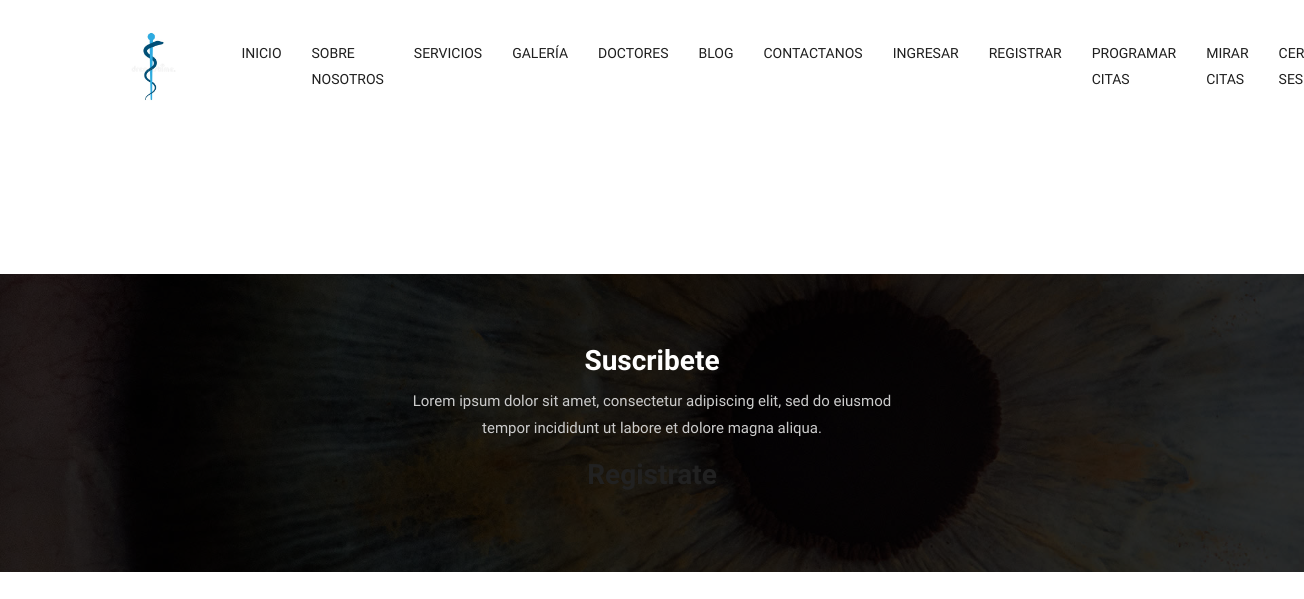
Page /citas (signed in) on the earlier database version.
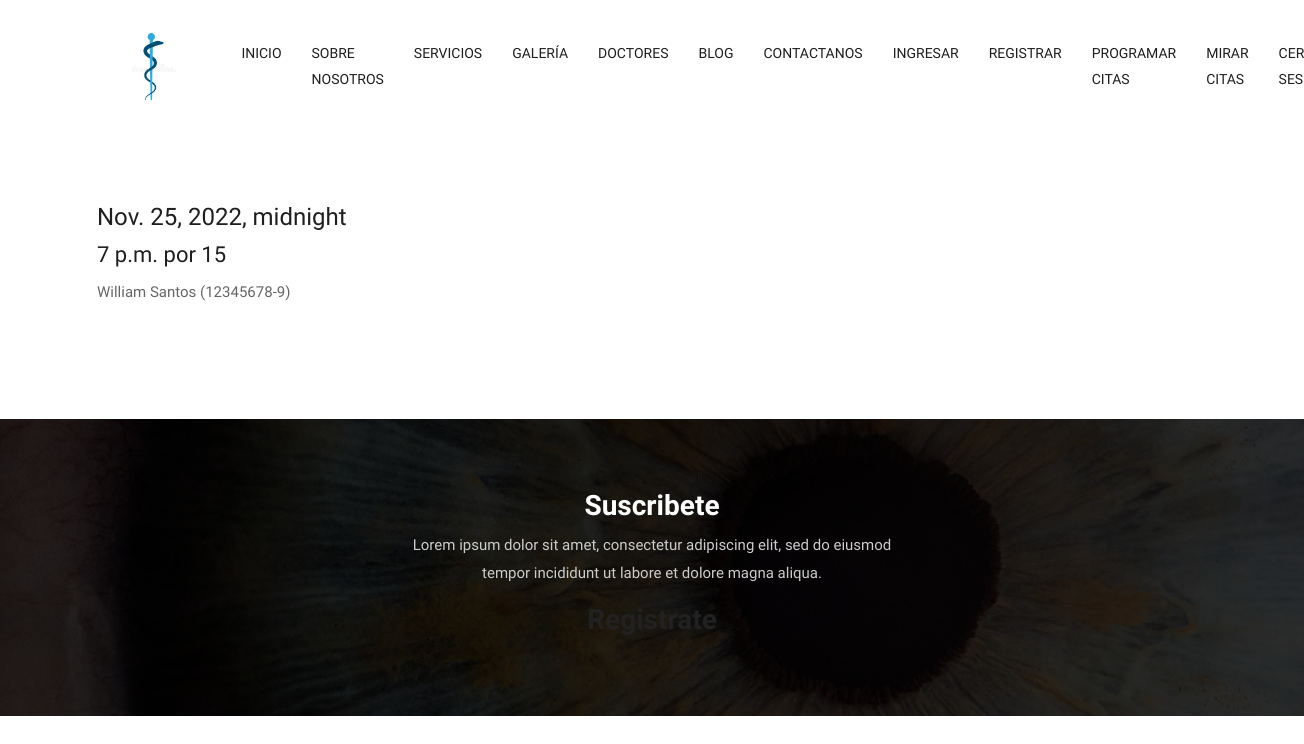
Same page on the later database version.
### appMedica/models.py (models this page shows, shortened)
class Cita(models.Model):
    fechaCita = models.DateTimeField(verbose_name="fecha de la cita")
    horaInicioCita = models.TimeField(default=0, verbose_name="hora de la cita")
    duracionCita = models.IntegerField(default=0, verbose_name="duracion aproximada de la cita")
    pacienteCita = models.ForeignKey(Perfil, on_delete=models.DO_NOTHING, related_name="pacienteCita")
    medicoCita = models.ForeignKey(Medico, on_delete=models.DO_NOTHING, related_name="medicoCita", verbose_name="médico para la cita")

class Medico(models.Model):
    user = models.OneToOneField(User, on_delete=models.CASCADE)
    rutUsuario = models.IntegerField(primary_key=True, verbose_name="rut(sin digito verificador)")
    dvUsuario = models.CharField(max_length=1, verbose_name="digito verificador")
    nombreUsuario = models.CharField(max_length=30, verbose_name="nombre")
    apellidoUsuario = models.CharField(max_length=30, verbose_name="apellido")
    direccionUsuario = models.CharField(max_length=40, verbose_name="dirrecion")
    telefonoUsuario = models.CharField(max_length=12, verbose_name="telefono celular")
    mailUsuario = models.EmailField(max_length=40, verbose_name="email")
    especialidadUsuario = models.ForeignKey(Especialidad, on_delete=models.DO_NOTHING, verbose_name="especialidad del medico", default=None)
    def __str__(self):
        return f"{self.nombreUsuario} {self.apellidoUsuario} ({self.rutUsuario}-{self.dvUsuario})"

### appMedica/views.py (the view)
# urls.py: path("citas", citas, name="citas"),
def citas(request):
    usuario = request.user
    if usuario.is_authenticated:
        citas = Cita.objects.filter(pacienteCita= Perfil.objects.get(user=request.user))
        return render(request, "citas.html", {"citas": citas})
    else:
        return redirect("home")

### templates/citas.html
{% extends "index.html" %}
{% load static %}
{% block content %}
<div class="contact-box">
    <div class="container">
        <div class="row">
            <div class="col-lg-12 col-xs-12">
                <div class="contact-block">
                    {% for i in citas %}
                    <h1>{{i.fechaCita}}</h1>
                    <h2>{{i.horaInicioCita}} por {{i.duracionCita}}</h2>
                    <p>{{i.medicoCita}}</p>
                    <br>
                    {% endfor %}
                </div>
            </div>
        </div>
    </div>
</div>
{% endblock %}

### templates/index.html (shortened to what this page needs)
{% load static %}
<!DOCTYPE html>
<html lang="en">
    <head>
        <link rel="stylesheet" href="{% static 'css/bootstrap.min.css' %}">
        <link rel="stylesheet" href="{% static 'css/pogo-slider.min.css' %}">
        <link rel="stylesheet" href="{% static 'css/style.css' %}">
        <link rel="stylesheet" href="{% static 'css/responsive.css' %}">
        <link rel="stylesheet" href="{% static 'css/custom.css' %}">
    </head>
    <body id="home" data-spy="scroll" data-target="#navbar-wd" data-offset="98">
        <header class="top-header">
            <nav class="navbar header-nav navbar-expand-lg">
                <div class="container">
                    <a class="navbar-brand" href={% url "home" %}><img style="height: 3cm;" src="{% static 'images/logo.jpg' %}" alt="image"></a>
                    <div class="collapse navbar-collapse justify-content-end" id="navbar-wd">
                        <ul class="navbar-nav">
                            <li><a class="nav-link active" href={% url "home" %}>Inicio</a></li>
                            <li><a class="nav-link" href={% url "about" %}>Sobre nosotros</a></li>
                            <li><a class="nav-link" href={% url "services" %}>Servicios</a></li>
                            <li><a class="nav-link" href={% url "gallery" %}>Galería</a></li>
                            <li><a class="nav-link" href={% url "team" %}>Doctores</a></li>
                            <li><a class="nav-link" href={% url "blog" %}>Blog</a></li>
                            <li><a class="nav-link" href={% url "contact" %}>Contactanos</a></li>
                                <li><a class="nav-link" href={% url "login" %}>Ingresar</a></li>
                                <li><a class="nav-link" href={% url "register" %}>Registrar</a></li>
                                <li><a class="nav-link" href={% url "appointment" %}>Programar citas</a></li>
                                <li><a class="nav-link" href={% url "citas" %}>Mirar citas</a></li>
                                <li><a class="nav-link" href={% url "cerrar" %}>Cerrar sesion</a></li>
                        </ul>
                    </div>
                </div>
            </nav>
        </header>
        {% block content %}
        {% endblock %}
        <div class="subscribe-box">
            <div class="container">
                <div class="row">
                    <div class="col-lg-12">
                        <div class="subscribe-inner text-center clearfix">
                            <h2>Suscribete</h2>
                            <p>Lorem ipsum dolor sit amet, consectetur adipiscing elit, sed do eiusmod tempor incididunt ut labore et dolore magna aliqua.</p>
                            <h2><a href={% url "register" %}>Registrate</a></h2>
                        </div>
                    </div>
                </div>
            </div>
        </div>
    </body>
</html>

### static/css/style.css (style rules this page uses)
body { color: #666666; font-size: 15px; font-family: 'Catamaran', sans-serif; line-height: 1.80857; }
a { color: #1f1f1f; text-decoration: none !important; outline: none !important; -webkit-transition: all .3s ease-in-out; -moz-transition: all .3s ease-in-out; -ms-transition: all .3s ease-in-out; -o-transition: all .3s ease-in-out; transition: all .3s ease-in-out; }
h1, h2, h3, h4, h5, h6 { letter-spacing: 0; font-weight: normal; position: relative; padding: 0 0 10px 0; font-weight: normal; line-height: 120% !important; color: #1f1f1f; margin: 0 }
h1 { font-size: 24px }
h2 { font-size: 22px }
h1 a, h2 a, h3 a, h4 a, h5 a, h6 a { color: #212121; text-decoration: none!important; opacity: 1 }
a { color: #1f1f1f; text-decoration: none; outline: none; }
a, .btn { text-decoration: none !important; outline: none !important; -webkit-transition: all 0.5s ease-in-out 0s; -moz-transition: all 0.5s ease-in-out 0s; -ms-transition: all 0.5s ease-in-out 0s; -o-transition: all 0.5s ease-in-out 0s; transition: all 0.5s ease-in-out 0s; }
ul, li, ol { list-style: none; margin: 0px; padding: 0px; }
.top-header .navbar { padding: 5px 0px; }
.top-header { background: #ffffff; position: relative; top: 0px; left: 0px; width: 100%; margin: 0 auto; z-index: 20; }
.top-header .navbar .navbar-collapse ul li a { text-transform: uppercase; font-size: 14px; padding: 10px 15px; position: relative; font-weight: 500; }
.contact-box { padding: 70px 0px; }
.subscribe-box { padding: 70px 0px; background: url(../images/footer-bg.jpg) no-repeat center; background-size: cover; position: relative; }
.subscribe-box::before { content: ""; background: rgba(0,0,0,0.8); width: 100%; height: 100%; left: 0px; top: 0px; position: absolute; }
.subscribe-inner { max-width: 500px; width: 100%; margin: 0 auto; }
.subscribe-inner h2 { font-size: 28px; font-weight: 600; color: #ffffff; }
.subscribe-inner p { color: #cccccc; }

Differences in the rows shown:
added Cita: fechaCita "Nov. 25, 2022, midnight", horaInicioCita "7 p.m.", duracionCita "15", medicoCita "William Santos (12345678-9)"
